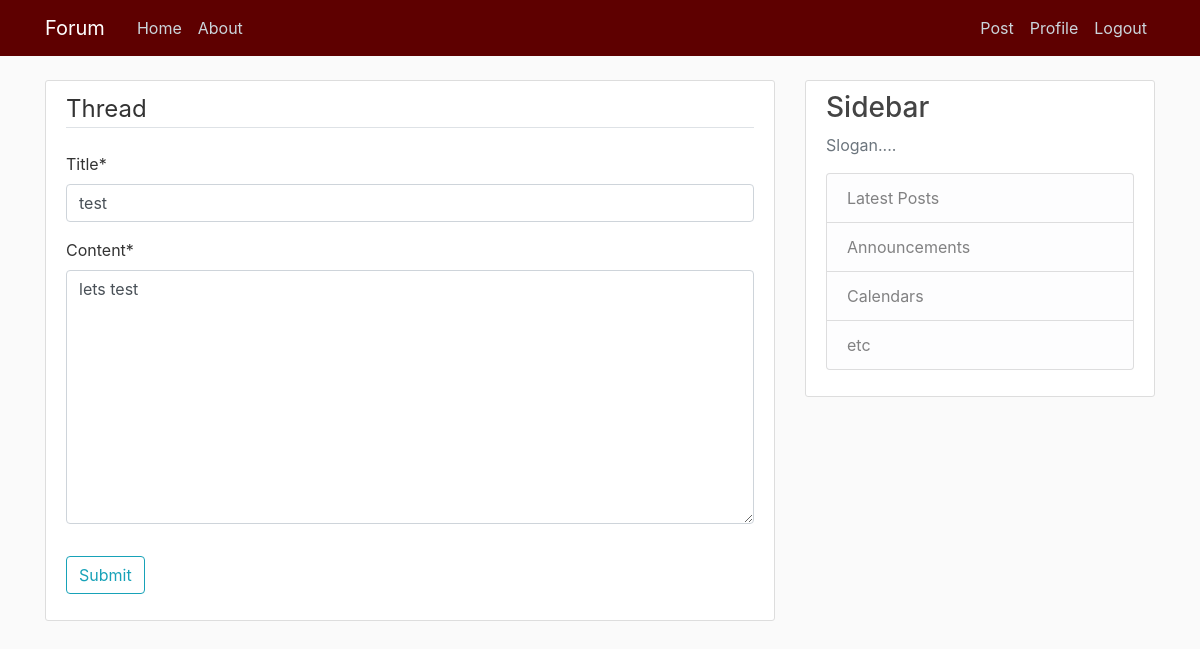
The page /post/28/update (signed in) on the database as committed earlier.
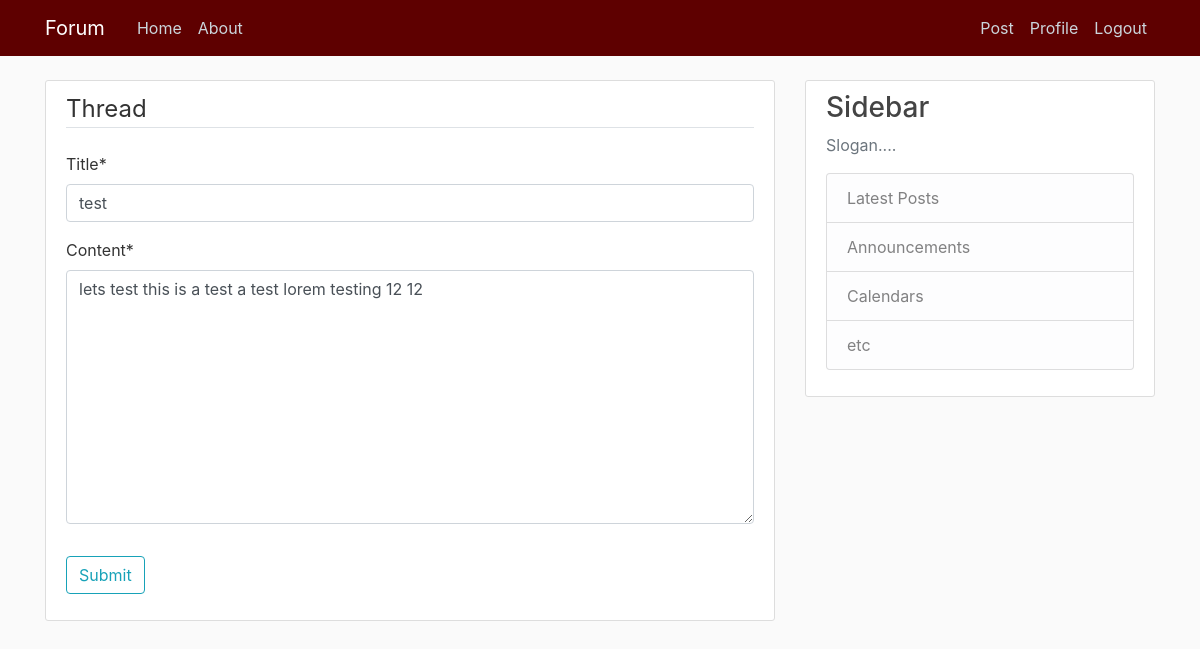
The same page on the database as committed later.
### blog/models.py (models this page shows, shortened)
class Post(models.Model):
    title = models.CharField(max_length=150)                    # Title field for 150 characters
    content = models.TextField()                                # Text field
    date_posted = models.DateTimeField(default=timezone.now)    # Time Stamp for the defaults Time Zone
    author = models.ForeignKey(User, on_delete=models.CASCADE)  # User if User gets delete, so are its Posts

### blog/views.py (the view, shortened to what this page needs)
# urls.py: path('post/<int:pk>/update', PostUpdateView.as_view(), name='post-update'),
class PostUpdateView(UserPassesTestMixin, LoginRequiredMixin, UpdateView):
    model = Post
    fields = ['title', 'content']
    login_url = "/login/"
    redirect_field_name = "/home/"
    def test_func(self):
        post = self.get_object()
        if self.request.user == post.author:
            return True
        else:
            return False

### blog/templates/blog/post_form.html (shortened to what this page needs)
{% extends "blog/base.html" %}
{% load crispy_forms_tags %}
{% block content %}
    <div class="content-section">
        <form method="POST">
            <fieldset class="form-group">
                <legend class="border-bottom mb-4">
                    Thread
                </legend>
                {{ form|crispy }}
            </fieldset>
            <div class="form-group">
                <button class="btn btn-outline-info" type="submit">Submit</button>
            </div>
        </form>
    </div>
{% endblock %}

Rows that differ between the two databases and show on the page:
changed Post "test": content "lets test" → "lets test this is a test a test lorem testing 12 12"
